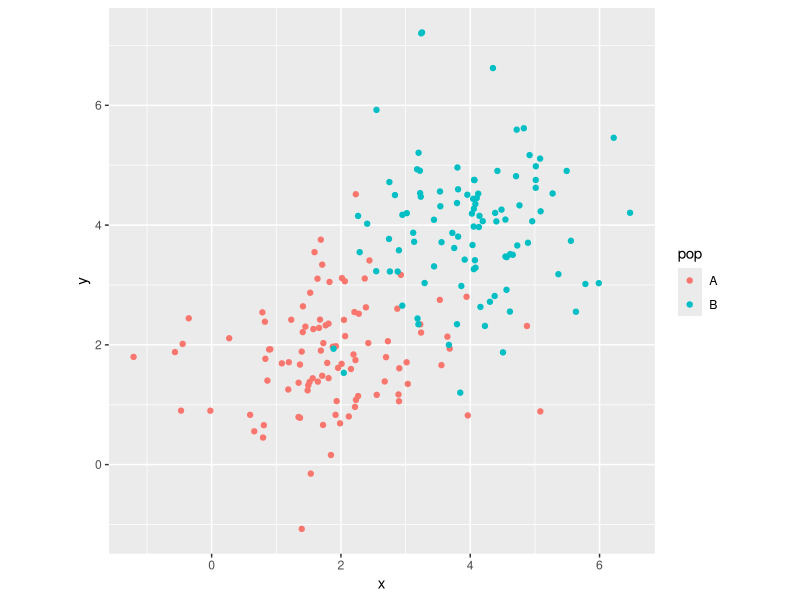

Here is the R script that generated this plot:
#!/bin/env Rscript


library(ggplot2)

d <- rbind(
    data.frame(
        "x" = rnorm(100, 2, 1),
        "y" = rnorm(100, 2, 1),
        "pop" = "A"),
    data.frame(
        "x" = rnorm(100, 4, 1),
        "y" = rnorm(100, 4, 1),
        "pop" = "B"))

ggplot(d) +
    geom_point(aes(x = x, y = y, colour = pop)) +
    theme(aspect.ratio = 1)
